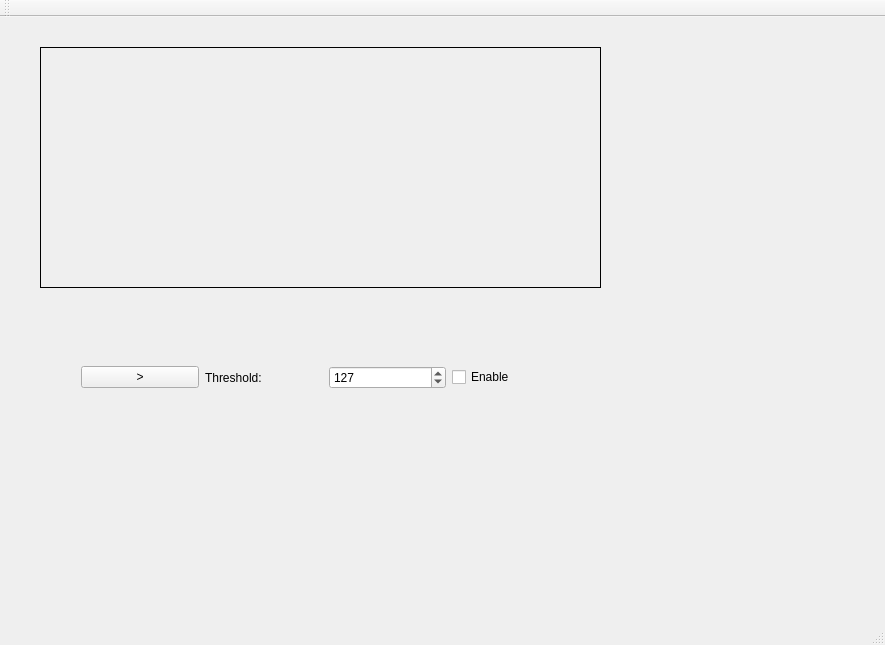
<?xml version="1.0" encoding="UTF-8"?>
<ui version="4.0">
 <class>MainWindow</class>
 <widget class="QMainWindow" name="MainWindow">
  <property name="geometry">
   <rect>
    <x>0</x>
    <y>0</y>
    <width>885</width>
    <height>645</height>
   </rect>
  </property>
  <property name="windowTitle">
   <string>MainWindow</string>
  </property>
  <widget class="QWidget" name="centralWidget">
   <widget class="QLabel" name="labelView">
    <property name="geometry">
     <rect>
      <x>40</x>
      <y>30</y>
      <width>561</width>
      <height>241</height>
     </rect>
    </property>
    <property name="styleSheet">
     <string notr="true">border: 1px solid;</string>
    </property>
    <property name="text">
     <string/>
    </property>
   </widget>
   <widget class="QWidget" name="horizontalLayoutWidget">
    <property name="geometry">
     <rect>
      <x>70</x>
      <y>310</y>
      <width>511</width>
      <height>101</height>
     </rect>
    </property>
    <layout class="QHBoxLayout" name="horizontalLayout_3">
     <item>
      <widget class="QPushButton" name="pushButtonPlay_2">
       <property name="text">
        <string>&gt;</string>
       </property>
      </widget>
     </item>
     <item>
      <widget class="QLabel" name="label_3">
       <property name="text">
        <string>Threshold:</string>
       </property>
      </widget>
     </item>
     <item>
      <widget class="QSpinBox" name="spinBoxBinaryThreshold_2">
       <property name="maximum">
        <number>255</number>
       </property>
       <property name="singleStep">
        <number>1</number>
       </property>
       <property name="value">
        <number>127</number>
       </property>
      </widget>
     </item>
     <item>
      <widget class="QCheckBox" name="checkBoxEnableBinaryThreshold_2">
       <property name="text">
        <string>Enable</string>
       </property>
      </widget>
     </item>
    </layout>
   </widget>
  </widget>
  <widget class="QMenuBar" name="menuBar">
   <property name="geometry">
    <rect>
     <x>0</x>
     <y>0</y>
     <width>885</width>
     <height>22</height>
    </rect>
   </property>
  </widget>
  <widget class="QToolBar" name="mainToolBar">
   <attribute name="toolBarArea">
    <enum>TopToolBarArea</enum>
   </attribute>
   <attribute name="toolBarBreak">
    <bool>false</bool>
   </attribute>
  </widget>
  <widget class="QStatusBar" name="statusBar"/>
 </widget>
 <layoutdefault spacing="6" margin="11"/>
 <resources/>
 <connections/>
</ui>
